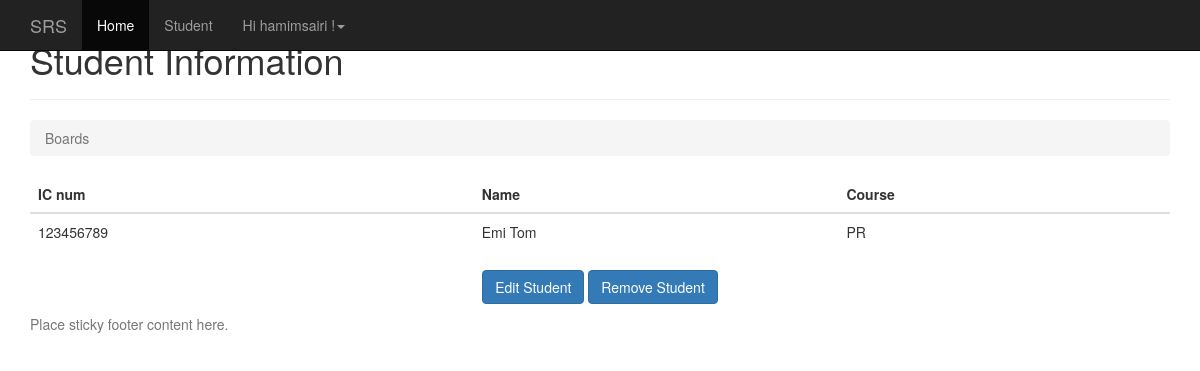
/1/ (signed in), run on the app's committed database.
### student/models.py (models this page shows)
class Student(models.Model):
	PROGRAMMING = 'PR'
	NETWORKING = 'NT'
	PCTECH = 'PC'
	COURSE_CHOICES = (
		(PROGRAMMING, 'Programming'),
		(NETWORKING, 'Networking'),
		(PCTECH, 'PC Technichian'),
	)
	icnum = models.CharField('IC Number',max_length=12,unique=True,blank=False,null=False)
	name = models.CharField('Name',max_length=300,blank=False,null=False)
	course = models.CharField('Coursework',max_length=2,choices=COURSE_CHOICES,default=PCTECH)
	createdby = models.ForeignKey('auth.User',on_delete=models.CASCADE)
	created_date = models.DateTimeField('Created Date',auto_now_add=True)
	def __str__(self):
		return self.icnum

### student/views.py (the view)
# urls.py: url(r'^(?P<pk>\d+)/$', views.student_detail, name='student_detail'),
@login_required(login_url='/accounts/login/')
def student_detail(request,pk):
    student = get_object_or_404(Student, pk=pk)
    print(student)
    print(student.name)
    return render(request, 'student/student_detail.html', {'student': student})

### templates/student/student_detail.html
{% extends 'base.html' %}
{% block content %}
      <div class="page-header">
        <h1>Student Information</h1>
      </div>
      <ol class="breadcrumb my-4">
        <li class="breadcrumb-item active">Boards</li>
      </ol>
      <table class="table">
        <thead class="thead-inverse">
          <tr>
            <th>IC num</th>
            <th>Name</th>
            <th>Course</th>
          </tr>
        </thead>
        <tbody>
            <tr>
              <td>
                {{ student.icnum }}
              </td>
              <td class="align-middle">{{ student.name }}</td>
              <td class="align-middle">{{ student.course }}</td>
            </tr>
        </tbody>
	  </table>
<p class="text-center">
      <a href="{% url 'student_edit' student.pk %}" class="btn btn-primary" >Edit Student</a>
      <a href="{% url 'student_remove' student.pk %}" class="btn btn-primary" >Remove Student</a>
    </p>
{% endblock %}

### templates/base.html (shortened to what this page needs)
{% load static %}
{% load i18n %}
<!DOCTYPE html>
<html lang="en">
  <head>
    <link href="http://getbootstrap.com/docs/3.3/dist/css/bootstrap.min.css" rel="stylesheet">
    <link href="http://getbootstrap.com/docs/3.3/assets/css/ie10-viewport-bug-workaround.css" rel="stylesheet">
    <link href="http://getbootstrap.com/docs/3.3/examples/sticky-footer-navbar/sticky-footer-navbar.css" rel="stylesheet">
  </head>
  <body>
    {% block navbar %}
    <nav class="navbar navbar-inverse navbar-fixed-top">
      <div class="container">
        <div class="navbar-header">
          <a class="navbar-brand" href="#">SRS</a>
        </div>
        <div id="navbar" class="collapse navbar-collapse">
          <ul class="nav navbar-nav">
            {% block home_navbar %}
            <li class="active"><a href="/">Home</a></li>
            {% endblock %}
            {% block student_navbar %}
            <li><a href="{% url 'student_home_json' %}">Student</a></li>
            {% endblock %}
            {% block user_navbar %}
              {% if user.is_authenticated %}
                <li class="dropdown">
                  <a href="#" class="dropdown-toggle" data-toggle="dropdown" role="button" aria-haspopup="true" aria-expanded="false"></span> Hi {{ user.username }} !<span class="caret"></span></a>
                </li>
              {% else %}
                <li><a href="/accounts/login/">Sign In</a></li>
                <li><a href="/accounts/signup/">Sign Up</a></li>
              {% endif %}
            {% endblock %}
          </ul>
        </div>
      </div>
    </nav>
    {% endblock %}
    <div class="container">
      {% block content %}{% endblock %}
    </div>
    {% block footer %}
    <footer class="footer">
      <div class="container">
        <p class="text-muted">Place sticky footer content here.</p>
      </div>
    </footer>
    {% endblock %}
  </body>
</html>

### data on the page
Student: icnum "123456789", name "Emi Tom", course "PR"

### other printed values
{{ user.username }} "hamimsairi"
